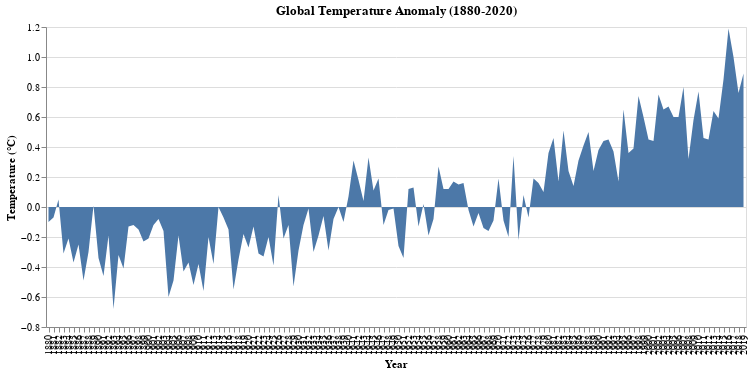

The code cell stored with this chart in its notebook:
### Markdown cell above
While a line chart, as seen above, does show that there is a positive correlation between time and temperature, the intensity of the temperature difference is not as well visualized in this plot. An *anomaly plot* might make more sense for visualizing anomaly data, so we will try that next.

To make the anomaly plot, we can use most of the same code as above, but we replace `mark_line()`, which made the graph a line graph, with `mark_area()`, which will create an anomoly plot instead.

### Code cell
# Create an area plot to represent anomaly data

### Figure 1 — Vega-Lite specification as saved in the notebook (floating-point values rounded to 4 significant figures; data arrays with more than 128 entries replaced by an {"elided": "..."} marker saying what was removed)
{"config": {"view": {"continuousWidth": 400, "continuousHeight": 300}}, "data": {"name": "data-a3da84a113dac1b4c4b9763c52b85c1b"}, "mark": "area", "encoding": {"x": {"field": "Year", "type": "ordinal"}, "y": {"field": "Temperature (°C)", "type": "quantitative"}}, "title": "Global Temperature Anomaly (1880-2020)", "width": 700, "$schema": "https://vega.github.io/schema/vega-lite/v4.17.0.json", "datasets": {"data-a3da84a113dac1b4c4b9763c52b85c1b": {"elided": "140 records"}}}
